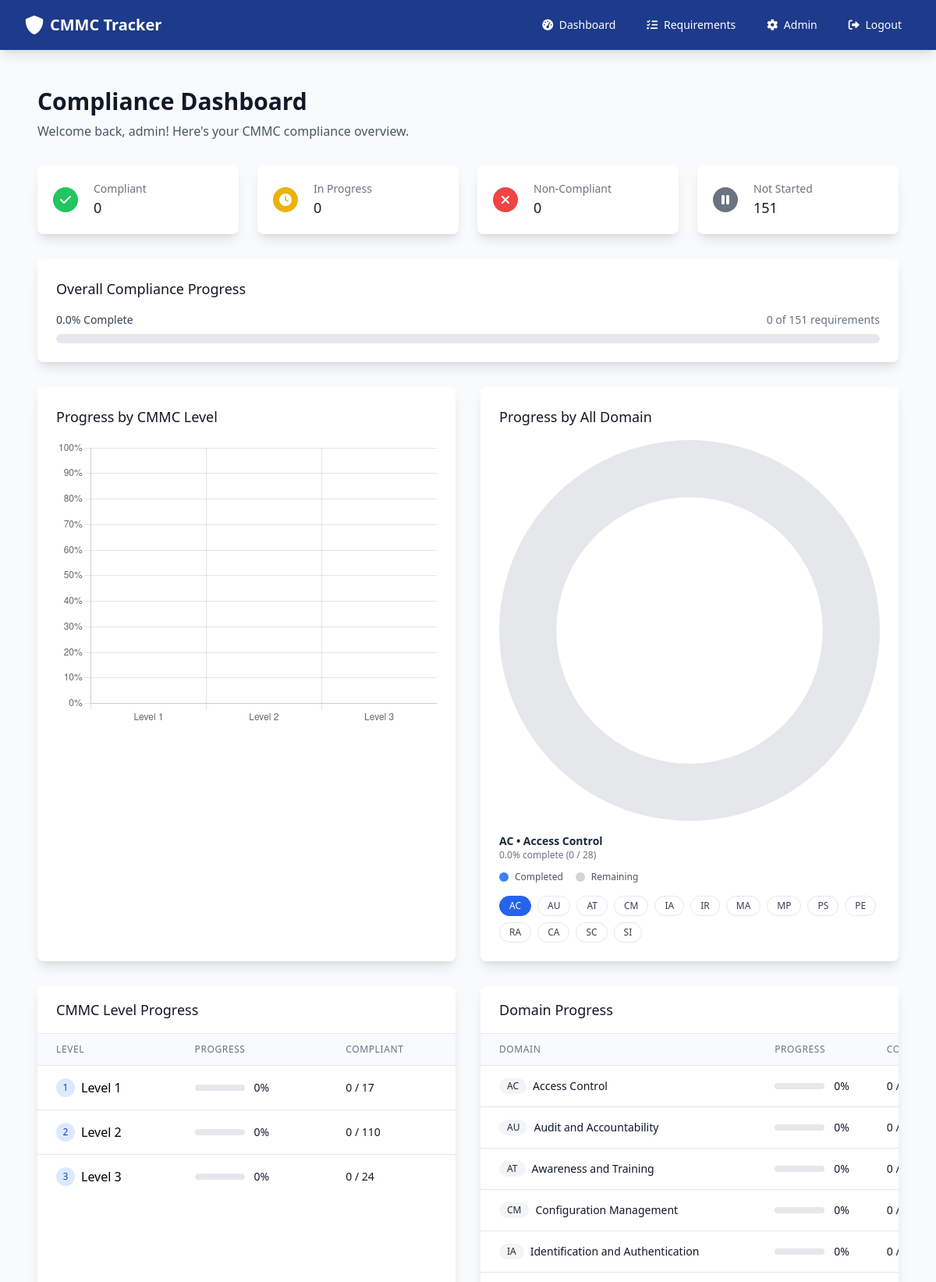
Page /dashboard (signed in, upper part) on the earlier database version.
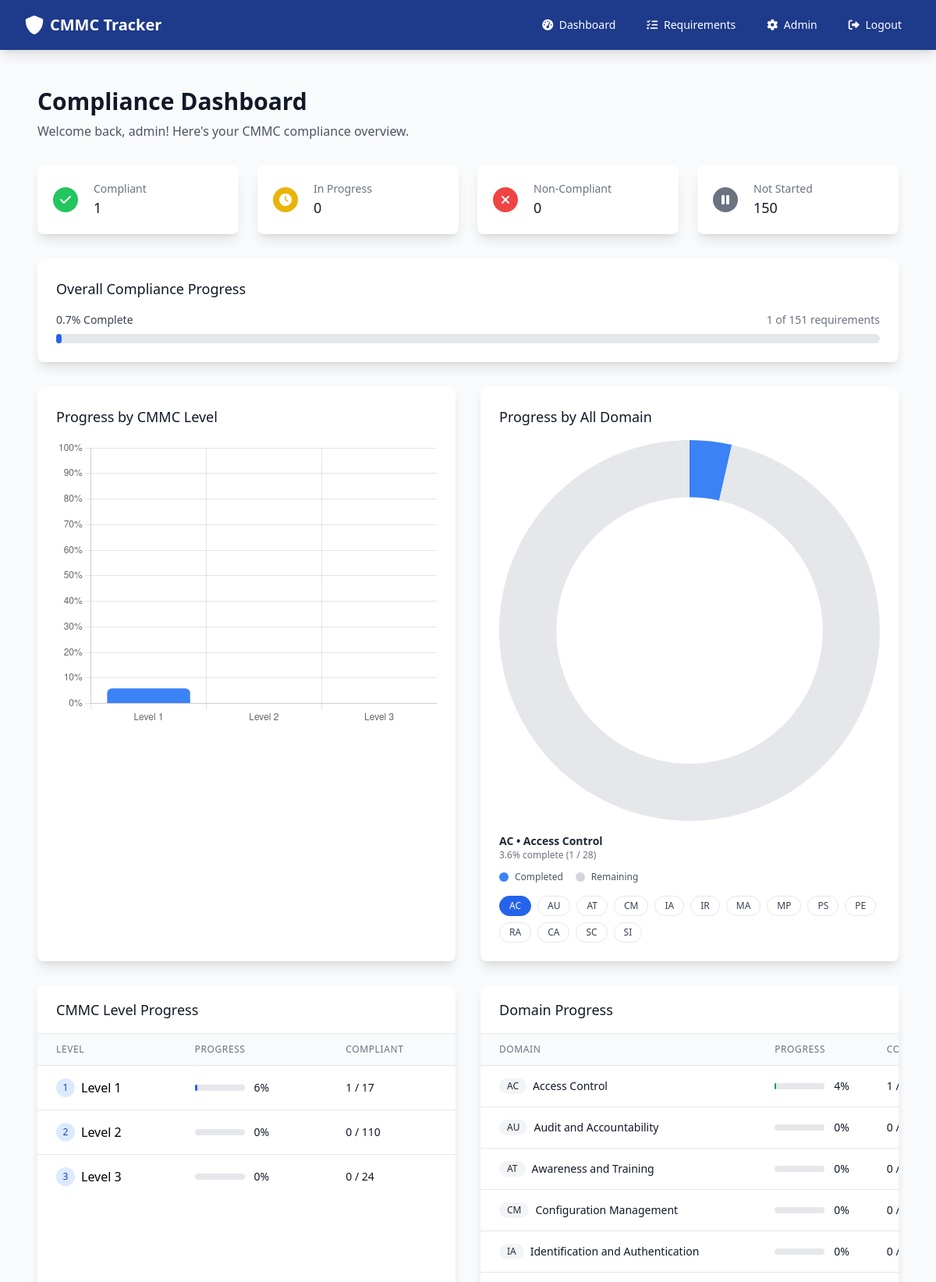
Same page on the later database version.
### app.py (models this page shows)
class CMMCDomain(db.Model):
    __tablename__ = 'cmmc_domain'
    id = db.Column(db.Integer, primary_key=True)
    code = db.Column(db.String(10), unique=True, nullable=False)
    name = db.Column(db.String(100), nullable=False)
    description = db.Column(db.Text)
    created_at = db.Column(db.DateTime, default=datetime.utcnow)

### app.py (the view)
@app.route('/dashboard')
@login_required
@authorized_user_required
def dashboard():
    user = User.query.get(session['user_id'])
    total_requirements = CMMCRequirement.query.count()
    user_records = ComplianceRecord.query.filter_by(user_id=user.id).all()
    compliant_count = sum(1 for record in user_records if record.status == 'compliant')
    in_progress_count = sum(1 for record in user_records if record.status == 'in_progress')
    non_compliant_count = sum(1 for record in user_records if record.status == 'non_compliant')
    not_started_count = total_requirements - len(user_records)
    levels = CMMCLevel.query.all()
    level_progress = {}
    for level in levels:
        level_requirements = CMMCRequirement.query.filter_by(level_id=level.id).all()
        level_compliant = 0
        for req in level_requirements:
            record = ComplianceRecord.query.filter_by(user_id=user.id, requirement_id=req.id).first()
            if record and record.status == 'compliant':
                level_compliant += 1
        level_progress[level.level_number] = {
            'total': len(level_requirements),
            'compliant': level_compliant,
            'percentage': (level_compliant / len(level_requirements)) * 100 if level_requirements else 0
        }
    domains = CMMCDomain.query.all()
    domain_progress = {}
    for domain in domains:
        domain_requirements = CMMCRequirement.query.filter_by(domain_id=domain.id).all()
        domain_compliant = 0
        for req in domain_requirements:
            record = ComplianceRecord.query.filter_by(user_id=user.id, requirement_id=req.id).first()
            if record and record.status == 'compliant':
                domain_compliant += 1
        domain_progress[domain.code] = {
            'name': domain.name,
            'total': len(domain_requirements),
            'compliant': domain_compliant,
            'percentage': (domain_compliant / len(domain_requirements)) * 100 if domain_requirements else 0
        }
    summary = {
        'total': total_requirements,
        'compliant': compliant_count,
        'in_progress': in_progress_count,
        'non_compliant': non_compliant_count,
        'not_started': not_started_count,
        'overall_percentage': (compliant_count / total_requirements) * 100 if total_requirements > 0 else 0
    }
    return render_template('dashboard.html', user=user, summary=summary,
                         level_progress=level_progress, domain_progress=domain_progress)

### app.py (called while the page is built)
def login_required(f):
    @wraps(f)
    def decorated_function(*args, **kwargs):
        if 'user_id' not in session:
            flash('Please log in to access this page.', 'warning')
            return redirect(url_for('login'))
        return f(*args, **kwargs)
    return decorated_function

def authorized_user_required(f):
    @wraps(f)
    def decorated_function(*args, **kwargs):
        if 'user_id' not in session:
            flash('Please log in to access this page.', 'warning')
            return redirect(url_for('login'))
        user = User.query.get(session['user_id'])
        if not user or not user.is_authorized:
            flash('Your account is awaiting authorization by an administrator.', 'warning')
            return redirect(url_for('index'))
        return f(*args, **kwargs)
    return decorated_function

### templates/dashboard.html (shortened to what the changed rows need)
{% extends "base.html" %}
{% block content %}
<div class="px-4 py-6">
    <div class="mb-8">
        <h1 class="text-3xl font-bold text-gray-900 mb-2">Compliance Dashboard</h1>
    </div>
    <div id="overallMetrics" class="grid grid-cols-1 md:grid-cols-2 lg:grid-cols-4 gap-6 mb-8">
        <div class="bg-white overflow-hidden shadow-lg rounded-lg">
            <div class="p-5">
                <div class="flex items-center">
                    <div class="ml-5 w-0 flex-1">
                        <dl>
                            <dt class="text-sm font-medium text-gray-500 truncate">Compliant</dt>
                            <dd class="text-lg font-medium text-gray-900">{{ summary.compliant }}</dd>
                        </dl>
                    </div>
                </div>
            </div>
        </div>
        <div class="bg-white overflow-hidden shadow-lg rounded-lg">
            <div class="p-5">
                <div class="flex items-center">
                    <div class="ml-5 w-0 flex-1">
                        <dl>
                            <dt class="text-sm font-medium text-gray-500 truncate">Not Started</dt>
                            <dd class="text-lg font-medium text-gray-900">{{ summary.not_started }}</dd>
                        </dl>
                    </div>
                </div>
            </div>
        </div>
    </div>
    <div id="overallProgress" class="bg-white shadow-lg rounded-lg p-6 mb-8">
        <div class="flex items-center justify-between mb-2">
            <span class="text-sm font-medium text-gray-700">{{ "%.1f"|format(summary.overall_percentage) }}% Complete</span>
            <span class="text-sm text-gray-500">{{ summary.compliant }} of {{ summary.total }} requirements</span>
        </div>
        <div class="w-full bg-gray-200 rounded-full h-3">
            <div class="bg-blue-600 h-3 rounded-full transition-all duration-300" style="width: {{ summary.overall_percentage }}%"></div>
        </div>
    </div>
    <div id="chartsRow" class="grid grid-cols-1 lg:grid-cols-2 gap-8 mb-8">
        <div id="levelChartCard" class="bg-white shadow-lg rounded-lg p-6">
            <h3 class="text-lg font-medium text-gray-900 mb-4">Progress by CMMC Level</h3>
            <canvas id="levelChart" width="400" height="300"></canvas>
        </div>
        <div id="domainChartCard" class="bg-white shadow-lg rounded-lg p-6">
            <h3 class="text-lg font-medium text-gray-900 mb-4">Progress by All Domain</h3>
            {% if domain_progress %}
                <canvas id="domainChart" width="400" height="300"></canvas>
                <div class="mt-4">
                    <p id="domainChartTitle" class="text-sm font-semibold text-gray-800"></p>
                    <p id="domainChartStats" class="text-xs text-gray-500"></p>
                </div>
                <div class="flex items-center gap-4 mt-3 text-xs text-gray-600">
                    <span class="flex items-center">
                        <span id="domainCompletedSwatch" class="w-3 h-3 rounded-full mr-2 bg-blue-500"></span>
                        Completed
                    </span>
                    <span class="flex items-center">
                        <span class="w-3 h-3 rounded-full mr-2 bg-gray-300"></span>
                        Remaining
                    </span>
                </div>
                <div class="mt-4">
                    <div id="domainButtons" class="flex flex-wrap gap-2">
                        {% for domain_code in domain_progress.keys() %}
                        <button type="button" data-domain-button="{{ domain_code }}" class="px-3 py-1 rounded-full border text-xs font-medium text-gray-700 bg-white hover:bg-blue-50 transition">
                            {{ domain_code }}
                        </button>
                        {% endfor %}
                    </div>
                </div>
            {% else %}
                <p class="text-sm text-gray-500">No domain data available.</p>
            {% endif %}
        </div>
    </div>
    <div class="grid grid-cols-1 lg:grid-cols-2 gap-8">
        <div id="levelTableSection" class="bg-white shadow-lg rounded-lg overflow-hidden">
            <div class="overflow-x-auto">
                <table class="min-w-full divide-y divide-gray-200">
                    <thead class="bg-gray-50">
                        <tr>
                            <th class="px-6 py-3 text-left text-xs font-medium text-gray-500 uppercase tracking-wider">Level</th>
                            <th class="px-6 py-3 text-left text-xs font-medium text-gray-500 uppercase tracking-wider">Progress</th>
                            <th class="px-6 py-3 text-left text-xs font-medium text-gray-500 uppercase tracking-wider">Compliant</th>
                        </tr>
                    </thead>
                    <tbody class="bg-white divide-y divide-gray-200">
                        {% for level_num, progress in level_progress.items() %}
                        <tr>
                            <td class="px-6 py-4 whitespace-nowrap">
                                <div class="flex items-center">
                                    <span class="inline-flex items-center justify-center w-6 h-6 rounded-full bg-blue-100 text-blue-800 text-xs font-medium mr-2">
                                        {{ level_num }}
                                    </span>
                                    Level {{ level_num }}
                                </div>
                            </td>
                            <td class="px-6 py-4 whitespace-nowrap">
                                <div class="flex items-center">
                                    <div class="w-16 bg-gray-200 rounded-full h-2 mr-3">
                                        <div class="bg-blue-600 h-2 rounded-full" style="width: {{ progress.percentage }}%"></div>
                                    </div>
                                    <span class="text-sm text-gray-900">{{ "%.0f"|format(progress.percentage) }}%</span>
                                </div>
                            </td>
                            <td class="px-6 py-4 whitespace-nowrap text-sm text-gray-900">
                                {{ progress.compliant }} / {{ progress.total }}
                            </td>
                        </tr>
                        {% endfor %}
                    </tbody>
                </table>
            </div>
        </div>
        <div id="domainTableSection" class="bg-white shadow-lg rounded-lg overflow-hidden">
            <div class="overflow-x-auto">
                <table class="min-w-full divide-y divide-gray-200">
                    <thead class="bg-gray-50">
                        <tr>
                            <th class="px-6 py-3 text-left text-xs font-medium text-gray-500 uppercase tracking-wider">Domain</th>
                            <th class="px-6 py-3 text-left text-xs font-medium text-gray-500 uppercase tracking-wider">Progress</th>
                            <th class="px-6 py-3 text-left text-xs font-medium text-gray-500 uppercase tracking-wider">Compliant</th>
                        </tr>
                    </thead>
                    <tbody class="bg-white divide-y divide-gray-200">
                        {% for domain_code, progress in domain_progress.items() %}
                        <tr>
                            <td class="px-6 py-4 whitespace-nowrap">
                                <div class="flex items-center">
                                    <span class="inline-flex items-center px-2.5 py-0.5 rounded-full text-xs font-medium bg-gray-100 text-gray-800 mr-2">
                                        {{ domain_code }}
                                    </span>
                                    <span class="text-sm text-gray-900">{{ progress.name }}</span>
                                </div>
                            </td>
                            <td class="px-6 py-4 whitespace-nowrap">
                                <div class="flex items-center">
                                    <div class="w-16 bg-gray-200 rounded-full h-2 mr-3">
                                        <div class="bg-green-600 h-2 rounded-full" style="width: {{ progress.percentage }}%"></div>
                                    </div>
                                    <span class="text-sm text-gray-900">{{ "%.0f"|format(progress.percentage) }}%</span>
                                </div>
                            </td>
                            <td class="px-6 py-4 whitespace-nowrap text-sm text-gray-900">
                                {{ progress.compliant }} / {{ progress.total }}
                            </td>
                        </tr>
                        {% endfor %}
                    </tbody>
                </table>
            </div>
        </div>
    </div>
</div>
{% endblock %}

Differences in the rows shown:
changed CMMCDomain "Access Control": percentage "0" → "4"; compliant "0" → "1"
Other differences:
{{ summary.compliant }}: "0" → "1"
{{ summary.not_started }}: "151" → "150"
{{ "%.1f"|format(summary.overall_percentage) }}: "0.0" → "0.7"
chart data {{ level_progress | tojson }}: {"1": {"compliant": 0, "percentage": 0.0, "total": 17}, "2": {"compliant": 0, "percentage": 0.0, "total": 110}, "3": {"compliant": 0, "percentage": 0.0, "total": 24}} → {"1": {"compliant": 1, "percentage": 5.88235294117647, "total": 17}, "2": {"compliant": 0, "percentage": 0.0, "total": 110}, "3": {"compliant": 0, "percentage": 0.0, "total": 24}}
text written by a page script: "0.0% complete (0 / 28)" → "3.6% complete (1 / 28)"
new list line: "1 Level 1 6 % 1 / 17"
list line gone: "1 Level 1 0 % 0 / 17"
